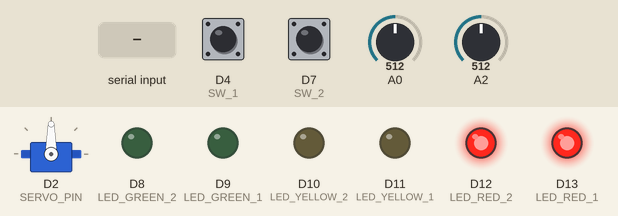
Simulated run of this sketch. Board: Arduino Uno R4 WiFi. Parts: servo, output pins drawn as LEDs (lit = HIGH). Dashed ring = blinking. Inputs (shaded band) come from the test bench; at power-on: D4 (SW_1) LOW, D7 (SW_2) LOW, A0 = 512, A2 = 512 (analog values on the 0–1023 scale). What the sketch prints to the serial monitor is not drawn.

Above: at 1.2 s.
1.3 s: "START\n" received over Serial
At 1.55 s:
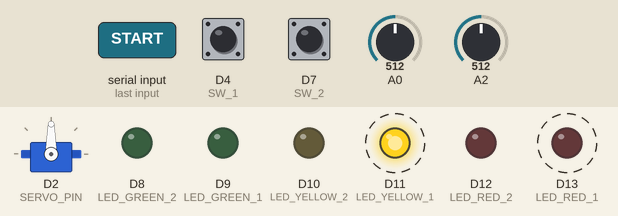
At 1.96 s:
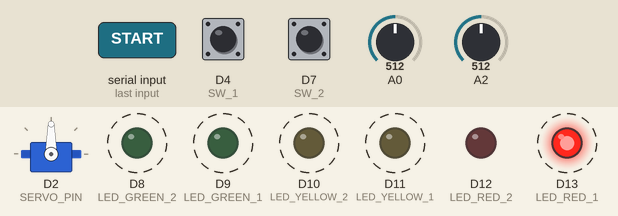
4.3 s: "DEG ,45\n" received over Serial
At 4.48 s:
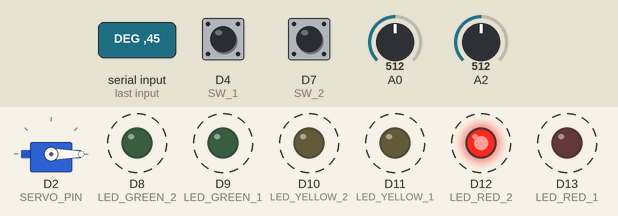
Timing chart, 0 to 20.3 s (numbered marks = the images above; inputs shaded):
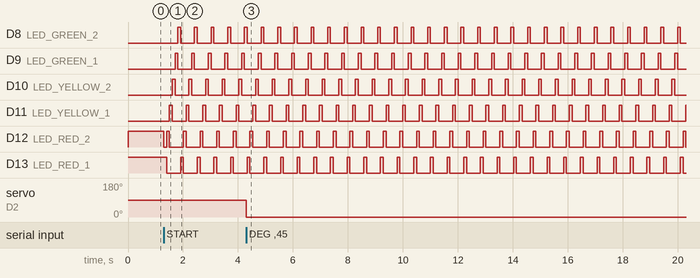

The sketch:

Uno_R4_2ch_1000Hz_Servo.ino
```cpp
#include "FspTimer.h"
#include <Arduino.h>
#include <Servo.h>

// ===== CONFIGURATION =====
#define NUM_CHANNELS 2 // A0, A2
#define HEADER_LEN 3
#define PACKET_LEN (NUM_CHANNELS * 2 + HEADER_LEN + 1) // 8 bytes
#define SAMP_RATE 1000.0                               // 1 kHz
#define SYNC_BYTE_1 0xC7
#define SYNC_BYTE_2 0x7C
#define END_BYTE 0x01
#define BAUD_RATE 230400

// ===== PIN CONFIG =====
#define LED_RED_1 13
#define LED_RED_2 12
#define LED_YELLOW_1 11
#define LED_YELLOW_2 10
#define LED_GREEN_1 9
#define LED_GREEN_2 8

#define SERVO_PIN 2

#define SW_1 4
#define SW_2 7

uint8_t packetBuffer[PACKET_LEN];
volatile bool timerStatus = false;
volatile bool bufferReady = false;

bool isConnected = false;
bool isAcquiring = false;

FspTimer AcqTimer;
Servo servo;

void updateLEDs() {
  if (!isConnected) {
    digitalWrite(LED_RED_1, HIGH);
    digitalWrite(LED_RED_2, HIGH);
    digitalWrite(LED_YELLOW_1, LOW);
    digitalWrite(LED_YELLOW_2, LOW);
    digitalWrite(LED_GREEN_1, LOW);
    digitalWrite(LED_GREEN_2, LOW);
  } else if (isConnected && !isAcquiring) {
    digitalWrite(LED_RED_1, LOW);
    digitalWrite(LED_RED_2, LOW);
    digitalWrite(LED_YELLOW_1, HIGH);
    digitalWrite(LED_YELLOW_2, HIGH);
    digitalWrite(LED_GREEN_1, LOW);
    digitalWrite(LED_GREEN_2, LOW);
  }
}

bool timerStart() {
  timerStatus = true;
  isAcquiring = true;
  isConnected = true;
  updateLEDs();
  return AcqTimer.start();
}

bool timerStop() {
  timerStatus = false;
  bufferReady = false;
  isAcquiring = false;
  updateLEDs();
  return AcqTimer.stop();
}

void acqTimerCallback(timer_callback_args_t __attribute((unused)) * p_args) {
  if (!timerStatus) {
    return;
  }

  uint16_t adc0 = analogRead(A0);
  packetBuffer[HEADER_LEN] = highByte(adc0);
  packetBuffer[HEADER_LEN + 1] = lowByte(adc0);

  uint16_t adc2 = analogRead(A2);
  packetBuffer[HEADER_LEN + 2] = highByte(adc2);
  packetBuffer[HEADER_LEN + 3] = lowByte(adc2);

  packetBuffer[2]++;
  bufferReady = true;
}

bool timerBegin(float sampling_rate) {
  uint8_t timer_type = GPT_TIMER;
  int8_t timer_channel = FspTimer::get_available_timer(timer_type);

  if (timer_channel != -1) {
    AcqTimer.begin(TIMER_MODE_PERIODIC, timer_type, timer_channel,
                   sampling_rate, 0.0f, acqTimerCallback);
    AcqTimer.setup_overflow_irq();
    AcqTimer.open();
    return true;
  }
  return false;
}

void sendBinaryPacket() { Serial.write(packetBuffer, PACKET_LEN); }

void processCommand(String command) {
  command.trim();
  command.toUpperCase();

  if (!isConnected) {
    isConnected = true;
    updateLEDs();
  }

  digitalWrite(LED_YELLOW_2, HIGH);

  if (command.startsWith("DEG ")) {
    int angle = command.substring(4).toInt();
    if (angle >= 0 && angle <= 180) {
      servo.write(angle);
      Serial.print("ACK_DEG: ");
      Serial.println(angle);
    }
  } else if (command == "WHORU") {
    Serial.println("UNO-R4-2CH-1000HZ-SERVO");
  } else if (command == "START") {
    timerStart();
    Serial.println("ACQUISITION_STARTED");
  } else if (command == "STOP") {
    timerStop();
    Serial.println("ACQUISITION_STOPPED");
  } else if (command == "STATUS") {
    Serial.println(timerStatus ? "RUNNING" : "STOPPED");
  } else if (command == "CONFIG") {
    Serial.println("2 CHANNELS @ 1000 Hz (SERVO ENABLED)");
    Serial.println("CH0 = A0, CH1 = A2");
    Serial.println("SERVO PIN = 2");
    Serial.println("PACKET_SIZE = 8 bytes");
  } else {
    Serial.println("UNKNOWN_COMMAND");
  }

  delay(5);
  digitalWrite(LED_YELLOW_2, LOW);
}

void setup() {
  Serial.begin(BAUD_RATE);

  pinMode(LED_RED_1, OUTPUT);
  pinMode(LED_RED_2, OUTPUT);
  pinMode(LED_YELLOW_1, OUTPUT);
  pinMode(LED_YELLOW_2, OUTPUT);
  pinMode(LED_GREEN_1, OUTPUT);
  pinMode(LED_GREEN_2, OUTPUT);

  pinMode(SERVO_PIN, OUTPUT);
  servo.attach(SERVO_PIN);
  servo.write(90);

  pinMode(SW_1, INPUT);
  pinMode(SW_2, INPUT);

  packetBuffer[0] = SYNC_BYTE_1;
  packetBuffer[1] = SYNC_BYTE_2;
  packetBuffer[2] = 0;
  packetBuffer[PACKET_LEN - 1] = END_BYTE;

  timerBegin(SAMP_RATE);
  analogReadResolution(14);

  isConnected = false;
  isAcquiring = false;
  updateLEDs();

  Serial.println("\n=== BCI UNO R4 (STABLE SERVO PWM, 1KHZ) ===");
}

void runChaserAnimation() {
  static unsigned long lastUpdate = 0;
  static int currentLedIdx = 0;
  const int ledPins[] = {LED_RED_1,    LED_RED_2,   LED_YELLOW_1,
                         LED_YELLOW_2, LED_GREEN_1, LED_GREEN_2};
  const int numLeds = 6;

  if (millis() - lastUpdate > 100) {
    lastUpdate = millis();
    for (int i = 0; i < numLeds; i++)
      digitalWrite(ledPins[i], LOW);
    digitalWrite(ledPins[currentLedIdx], HIGH);
    currentLedIdx++;
    if (currentLedIdx >= numLeds)
      currentLedIdx = 0;
  }
}

void loop() {
  if (isConnected && isAcquiring) {
    runChaserAnimation();
  }

  if (timerStatus && bufferReady) {
    sendBinaryPacket();
    bufferReady = false;
  }

  if (Serial.available()) {
    String command = Serial.readStringUntil('\n');
    processCommand(command);
  }

  static bool sw1State = LOW;
  static bool sw2State = LOW;
  static bool lastReading1 = LOW;
  static bool lastReading2 = LOW;
  static unsigned long lastDebounceTime1 = 0;
  static unsigned long lastDebounceTime2 = 0;
  unsigned long debounceDelay = 50;

  bool reading1 = digitalRead(SW_1);
  if (reading1 != lastReading1)
    lastDebounceTime1 = millis();
  if ((millis() - lastDebounceTime1) > debounceDelay) {
    if (reading1 != sw1State) {
      sw1State = reading1;
      if (sw1State == HIGH)
        Serial.println("MSG:SWITCH_1_PRESSED");
    }
  }
  lastReading1 = reading1;

  bool reading2 = digitalRead(SW_2);
  if (reading2 != lastReading2)
    lastDebounceTime2 = millis();
  if ((millis() - lastDebounceTime2) > debounceDelay) {
    if (reading2 != sw2State) {
      sw2State = reading2;
      if (sw2State == HIGH)
        Serial.println("MSG:SWITCH_2_PRESSED");
    }
  }
  lastReading2 = reading2;
}
```

Measured:
- after the input at 1.3 s, D8 (LED_GREEN_2): alternates HIGH for 0.10 s and LOW for 0.51 s, starting after 0.51 s; D9 (LED_GREEN_1): alternates HIGH for 0.10 s and LOW for 0.51 s, starting after 0.41 s
- after the input at 4.3 s, servo on D2 (SERVO_PIN): 90° → 0° at once
